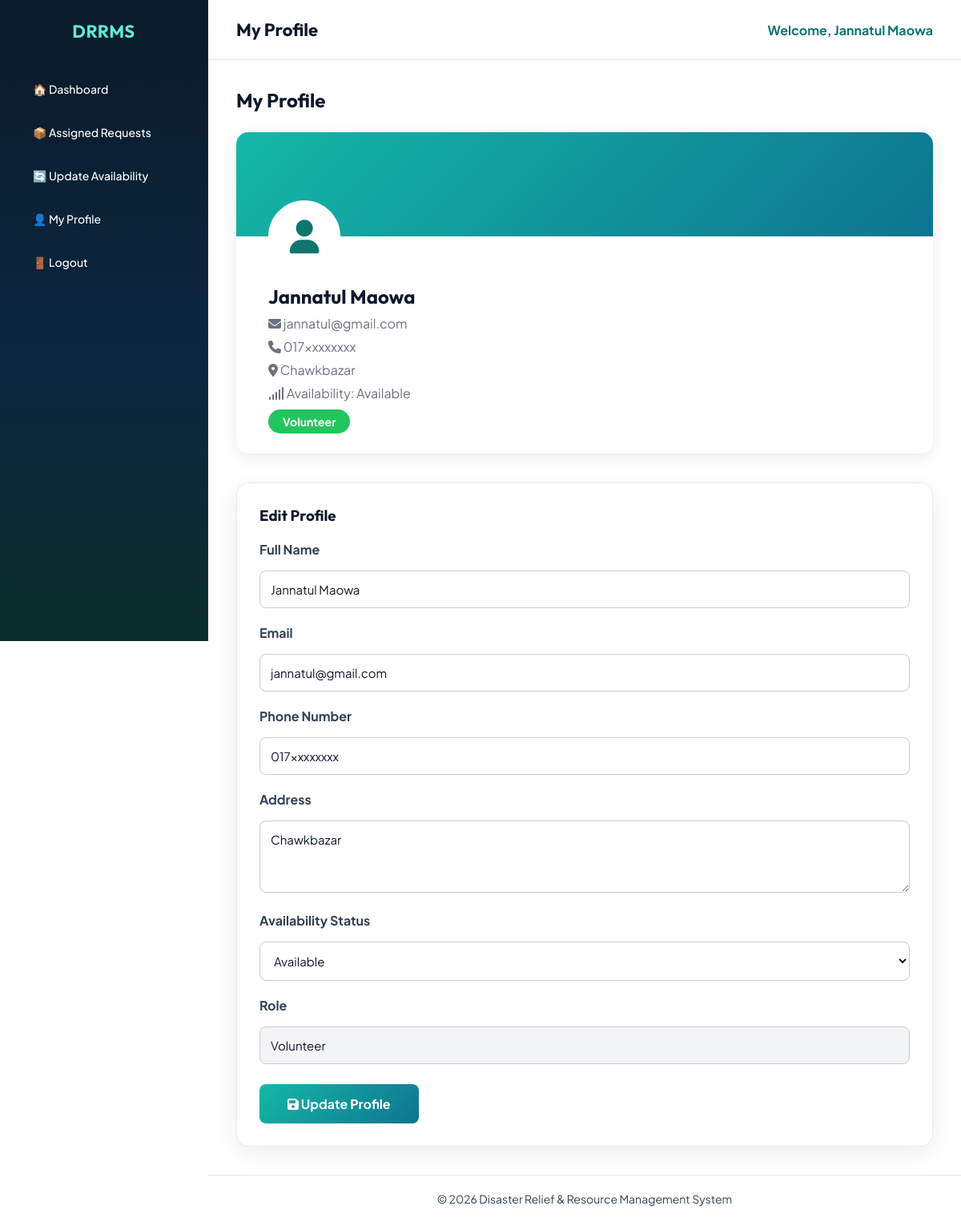
Page /volunteer/profile.php (signed in) on the committed database.
### tables this page shows
CREATE TABLE `users` (
  `user_id` int(11) NOT NULL,
  `name` varchar(100) NOT NULL,
  `email` varchar(100) NOT NULL,
  `phone` varchar(20) NOT NULL,
  `address` text NOT NULL,
  `password` varchar(255) NOT NULL,
  `registration_date` date NOT NULL,
  `nid_number` varchar(20) NOT NULL,
  `role` enum('Admin','Volunteer','Victim') NOT NULL
);

CREATE TABLE `volunteer` (
  `volunteer_id` int(11) NOT NULL,
  `user_id` int(11) NOT NULL,
  `availability_status` enum('Available','Busy','Offline') DEFAULT 'Available'
);

### volunteer/profile.php (the view, shortened to what this page needs)
<?php
include("../config/database.php");
$user_id = (int)$_SESSION['user_id'];
$getUser = mysqli_query($conn, "
SELECT *
FROM users
WHERE user_id='$user_id'
");
$user = mysqli_fetch_assoc($getUser);
$getVolunteer = mysqli_query($conn, "
SELECT *
FROM volunteer
WHERE user_id='$user_id'
");
$volunteer = mysqli_fetch_assoc($getVolunteer);
?>
<!DOCTYPE html>
<html lang="en">
<head>
<link rel="stylesheet" href="../css/admin.css">
<link rel="stylesheet" href="https://cdnjs.cloudflare.com/ajax/libs/font-awesome/6.7.2/css/all.min.css">
</head>
<body>
<div class="dashboard">
<?php include("../includes/volunteer_sidebar.php"); ?>
<div class="main-content">
<?php include("../includes/volunteer_header.php"); ?>
<div class="content">
<h2 style="margin-bottom:25px;">My Profile</h2>
<div style="background:white;
border-radius:15px;
box-shadow:0 5px 20px rgba(0,0,0,.08);
overflow:hidden;
margin-bottom:30px;">
<div style="background:linear-gradient(135deg,#14b8a6,#0e7490);
height:130px;
position:relative;">
<div style="
position:absolute;
left:40px;
bottom:-45px;
width:90px;
height:90px;
background:white;
border-radius:50%;
display:flex;
align-items:center;
justify-content:center;
border:5px solid white;">
<i class="fa-solid fa-user"
style="font-size:42px;color:#0f766e;"></i>
</div>
</div>
<div style="padding:60px 40px 30px;">
<h2 style="margin:0;">
<?php echo htmlspecialchars($user['name']); ?>
</h2>
<p style="color:#6b7280;margin:8px 0;">
<i class="fa-solid fa-envelope"></i>
<?php echo htmlspecialchars($user['email']); ?>
</p>
<p style="color:#6b7280;margin:8px 0;">
<i class="fa-solid fa-phone"></i>
<?php echo htmlspecialchars($user['phone']); ?>
</p>
<p style="color:#6b7280;margin:8px 0;">
<i class="fa-solid fa-location-dot"></i>
<?php echo htmlspecialchars($user['address']); ?>
</p>
<?php if($volunteer){ ?>
<p style="color:#6b7280;margin:8px 0 14px;">
<i class="fa-solid fa-signal"></i>
Availability:
<?php echo htmlspecialchars($volunteer['availability_status']); ?>
</p>
<?php } ?>
<span style="
background:#22C55E;
color:white;
padding:6px 18px;
border-radius:30px;
font-size:14px;
font-weight:bold;">
<?php echo htmlspecialchars($user['role']); ?>
</span>
</div>
</div>
<div class="table-box">
<h3 style="margin-bottom:20px;">Edit Profile</h3>
<form method="POST">
<label><b>Full Name</b></label>
<input
type="text"
name="name"
value="<?php echo htmlspecialchars($user['name']); ?>"
required
style="width:100%;padding:13px;margin:10px 0 20px;border:1px solid #ccc;border-radius:8px;">
<label><b>Email</b></label>
<input
type="email"
name="email"
value="<?php echo htmlspecialchars($user['email']); ?>"
required
style="width:100%;padding:13px;margin:10px 0 20px;border:1px solid #ccc;border-radius:8px;">
<label><b>Phone Number</b></label>
<input
type="text"
name="phone"
value="<?php echo htmlspecialchars($user['phone']); ?>"
required
style="width:100%;padding:13px;margin:10px 0 20px;border:1px solid #ccc;border-radius:8px;">
<label><b>Address</b></label>
<textarea
name="address"
required
style="width:100%;padding:13px;margin:10px 0 20px;border:1px solid #ccc;border-radius:8px;resize:vertical;min-height:90px;"><?php echo htmlspecialchars($user['address']); ?></textarea>
<label><b>Availability Status</b></label>
<select
name="availability_status"
required
style="width:100%;padding:13px;margin:10px 0 20px;border:1px solid #ccc;border-radius:8px;">
<?php
$statuses = ['Available','Busy','Offline'];
$currentStatus = $volunteer['availability_status'] ?? 'Available';
foreach($statuses as $status){
?>
<option value="<?php echo $status; ?>" <?php echo ($currentStatus === $status) ? 'selected' : ''; ?>>
<?php echo $status; ?>
</option>
<?php } ?>
</select>
<label><b>Role</b></label>
<input
type="text"
value="<?php echo htmlspecialchars($user['role']); ?>"
readonly
style="width:100%;padding:13px;margin:10px 0 25px;background:#F3F4F6;border:1px solid #ccc;border-radius:8px;">
<button
type="submit"
name="update_profile"
style="
background:linear-gradient(135deg,#14b8a6,#0e7490);
color:white;
border:none;
padding:14px 35px;
border-radius:8px;
font-size:16px;
font-weight:bold;
cursor:pointer;
transition:.3s;">
<i class="fa-solid fa-floppy-disk"></i>
Update Profile
</button>
</form>
</div>
</div>
<?php include("../includes/admin_footer.php"); ?>
</div>
</div>
</body>
</html>

### css/admin.css (style rules this page uses)
:root { --bg-page:#eef4f7; --bg-deep:#061018; --bg-sidebar:#0a1a28; --primary:#14b8a6; --primary-deep:#0f766e; --accent:#f97316; --text:#0f172a; --muted:#64748b; --white:#ffffff; --border:rgba(15,23,42,.08); --gradient-primary:linear-gradient(135deg, #14b8a6 0%, #0e7490 100%); --gradient-accent:linear-gradient(135deg, #f97316 0%, #dc2626 100%); --gradient-sidebar: linear-gradient(180deg, #0a1a28 0%, #0c2740 55%, #0a2e2a 100%); --shadow:0 8px 28px rgba(15,23,42,.08); --font-display:'Outfit',sans-serif; --font-body:'Plus Jakarta Sans',sans-serif; }
* { margin:0; padding:0; box-sizing:border-box; font-family:var(--font-body); }
body { background:#ffffff; color:var(--text); }
h1,h2,h3,.sidebar h2 { font-family:var(--font-display); }
.dashboard { display:flex; min-height:100vh; background:#ffffff; }
.main-content { margin-left:260px; width:calc(100% - 260px); min-height:100vh; background:#ffffff; display:flex; flex-direction:column; }
.content { padding:35px; background:#ffffff; color:#0f172a; flex:1 0 auto; }
.content h2 { color:#0f172a; }
.table-box { margin-top:36px; background:var(--white); border-radius:16px; padding:28px; border:1px solid var(--border); box-shadow:var(--shadow); }
.content form input, .content form select, .content form textarea, .table-box form input, .table-box form select, .table-box form textarea { border:1px solid #dbe4ea; border-radius:10px; padding:11px 14px; font-family:var(--font-body); outline:none; transition:.2s; }
.content form button, .table-box button, a.btn, .btn { background:var(--gradient-primary); color:white; border:none; border-radius:10px; padding:11px 18px; cursor:pointer; font-weight:600; font-family:var(--font-body); text-decoration:none; display:inline-block; transition:.25s; }
.table-box label { display:block; margin-bottom:6px; color:#334155; }
.table-box input, .table-box textarea, .table-box select { width:100%; margin:0 0 18px; padding:13px 14px; border:1px solid #dbe4ea; border-radius:10px; font-family:var(--font-body); font-size:15px; color:#0f172a; background:#ffffff; outline:none; }
.table-box textarea { resize:vertical; min-height:90px; }
.table-box button[type="submit"], .content form button[type="submit"] { background:var(--gradient-primary); color:#ffffff; border:none; border-radius:10px; padding:14px 28px; font-size:15px; font-weight:600; cursor:pointer; }

### rows in the picture
users: name "Jannatul Maowa", email "jannatul@gmail.com", phone "017xxxxxxxx", address "Chawkbazar", role "Volunteer"
volunteer: availability_status "Available"

### other values in the picture
$page_title "My Profile"
$_SESSION['name'] "Jannatul Maowa"
